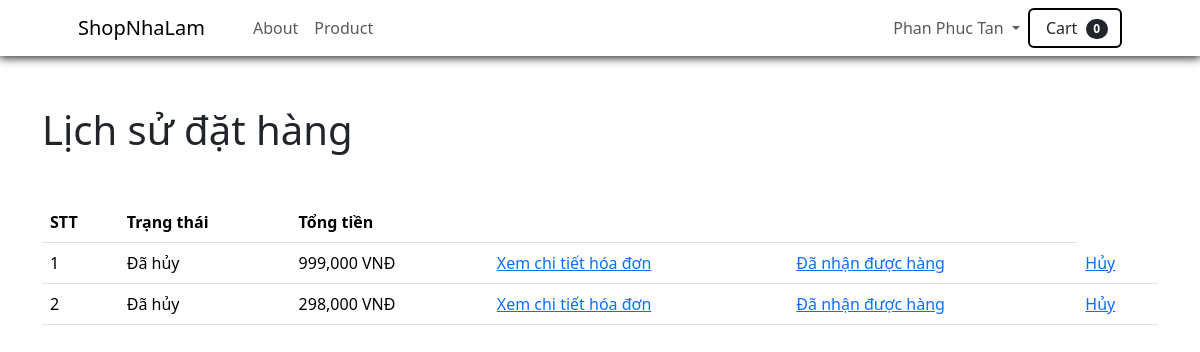
Page /history.php (signed in) on the committed database.
### tables this page shows
CREATE TABLE IF NOT EXISTS `user` (
  `email` varchar(100) NOT NULL,
  `password` varchar(100) NOT NULL,
  `fullname` varchar(100) NOT NULL,
  `id` int NOT NULL AUTO_INCREMENT,
  `role_id` int NOT NULL,
  PRIMARY KEY (`id`),
  KEY `fk_role_user` (`role_id`)
);

CREATE TABLE IF NOT EXISTS `orders` (
  `id` int NOT NULL AUTO_INCREMENT,
  `name` varchar(100) NOT NULL,
  `total` float NOT NULL,
  `status` varchar(50) NOT NULL,
  `user_id` int NOT NULL,
  PRIMARY KEY (`id`),
  KEY `fk_order_user` (`user_id`)
);

### classes/Db.class.php (called while the page is built, shortened)
<?php
class Db {
		private $dbh= null;
		public function __construct()
		{
			$driver="mysql:host=". HOST."; dbname=". DB_NAME;
			try
			{
				$this->dbh = new PDO($driver, DB_USER, DB_PASS);
				$this->dbh->query("set names 'utf8' ");
			}
			catch(PDOException $e)
			{
				echo 'có lỗi xảy ra';	exit();
			}
		}
		public function __destruct()
		{
			$this->dbh= null;
		}
		private function query($sql, $arr = array(), $mode = PDO::FETCH_ASSOC)
		{
			$stm = $this->dbh->prepare($sql);
			if (!$stm->execute( $arr))
				{
				echo "Sql lỗi."; exit;
				}
			return $stm->fetchAll($mode);
		}
		public function select($sql,  $arr = array(), $mode = PDO::FETCH_ASSOC)
		{
			return $this->query($sql, $arr, $mode);
		}
	}
?>

### history.php (the view, shortened to what this page needs)
<!DOCTYPE html>
<html lang="en">
<head>
    <link href="https://cdn.jsdelivr.net/npm/bootstrap@5.3.2/dist/css/bootstrap.min.css" rel="stylesheet">
    <link rel="stylesheet" href="https://cdnjs.cloudflare.com/ajax/libs/font-awesome/6.0.0-beta3/css/all.min.css">
</head>
<body>
</body>
    <?php
        require_once("head.php");
    ?>
    <div class="container">
        <h1>Lịch sử đặt hàng</h1>
        <table class="table talbe-striped mt-5">
            <thead>
                <tr>
                    <th>STT</th>
                    <th>Trạng thái</th>
                    <th>Tổng tiền</th>
                    <th>&nbsp;</th>
                    <th>&nbsp;</th>
                </tr>
            </thead>
            <tbody>
                <?php
                if(isset($_SESSION['user'])){
                    $email = $_SESSION['user'];
                }else{
                    header("Location: login.php");
                }
                $db = new Db();
                $sql = "select orders.id, orders.total, orders.status from orders join user on orders.user_id = user.id
                where user.email  = :email";
                $arr = array(":email"=>$email);
                $orderList = $db->select($sql,$arr);
                $index =1;
                foreach ($orderList as $order) {
                    echo "<tr>";
                    echo "<td>".$index++."</td>";
                    $status = '';
                    if($order['status']=='create'){
                        $status = 'Đã đặt hàng';
                    }else if($order['status']=='done'){
                        $status = 'Hoàn thành';
                    }else{
                        $status = 'Đã hủy';
                    }
                    echo "<td>".$status."</td>";
                    echo "<td>".number_format($order['total'],0)." VNĐ</td>";
                    echo "<td><a href='order_detail_his.php?id=".$order['id']."'>Xem chi tiết hóa đơn</a></td>";
                    echo "<td><a href='#' onclick=confirmDone(".$order['id'].")>Đã nhận được hàng</a></td>";
                    echo "<td><a href='#' onclick=confirmCancel(".$order['id'].")>Hủy</a></td>";
                    echo "</tr>";
                }
                ?>
            </tbody>
        </table>
    </div>
</html>

### head.php (shortened to what this page needs)
<!DOCTYPE html>
<html lang="en">
<head>
    <link href="https://cdn.jsdelivr.net/npm/bootstrap@5.3.2/dist/css/bootstrap.min.css" rel="stylesheet">
    <link rel="stylesheet" href="https://cdnjs.cloudflare.com/ajax/libs/font-awesome/6.0.0-beta3/css/all.min.css">
</head>
<body>
    <?php
    function getCartItemCount()
    {
        if (isset($_SESSION['cart'])) {
            return count($_SESSION['cart']);
        } else {
            return 0;
        }
    }
    ?>
    <nav class="navbar navbar-expand-lg w-100 ">
        <div class="container px-4 px-lg-5">
            <a class="navbar-brand" href="index.php">ShopNhaLam</a>
            <div class="collapse navbar-collapse" id="navbarSupportedContent">
                <ul class="navbar-nav me-auto mb-2 mb-lg-0 ms-lg-4">
                    <li class="nav-item"><a class="nav-link" href="about.php">About</a></li>
                    <li class="nav-item"><a class="nav-link" href="show_all_product.php">Product</a></li>
                </ul>
                <div>
                    <ul class="navbar-nav me-auto mb-2 mb-lg-0 ms-lg-4">
                        <?php
                            $db = new Db();
                        if (empty($_SESSION['user'])) {
                            ?>
                            <li class="nav-item"><a class="nav-link" href="login.php">Đăng nhập</a></li>
                            <li class="nav-item"><a class="nav-link" href="register.php">Đăng ký</a></li>
                        <?php } else {
                            $sql = "select * from user where email = :email";
                            $arr = array(':email' => $_SESSION['user']);
                            $user = $db->select($sql, $arr)[0]; ?>
                            <li class="nav-item dropdown">
                                <a class="nav-link dropdown-toggle" id="navbarDropdown" href="#" role="button"
                                    data-bs-toggle="dropdown" aria-expanded="false">
                                    <?= $user['fullname'] ?>
                                </a>
                            </li>
                        <?php } ?>
                        <form action="cart.php" method="post">
                            <button class="btn btn-outline-dark" id="cart-link" onclick="handleCart()" name="cart-submit">
                                <i class="bi-cart-fill me-1"></i> Cart
                                <span class="badge bg-dark text-white ms-1 rounded-pill" id="cart-count"
                                    name="cartQuantity">
                                    <?php echo getCartItemCount(); ?>
                                </span>
                            </button>
                        </form>
                </div>
            </div>
        </div>
    </nav>
</body>
</html>

### head.php (style rules this page uses)
nav.navbar.navbar-expand-lg.w-100 { box-shadow: 0px 0px 10px 1px black; margin-bottom: 50px; background-color: white; position: sticky; top: 0; z-index: 999; }
.btn { border: 2px solid black; }

### rows in the picture
user: fullname "Phan Phuc Tan"
orders: status "Đã hủy", total "999,000"
orders: status "Đã hủy", total "298,000"

### other values in the picture
getCartItemCount() "0"
